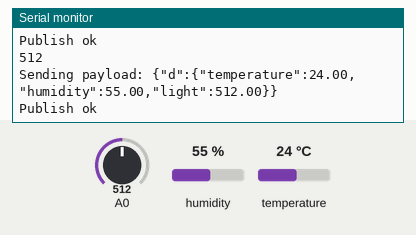
A sketch run on a simulated ESP8266 (NodeMCU). On the bench: the last lines printed to the serial monitor. The test bench sets the inputs (shaded band); at power-on: humidity 55 %, A0 = 512, temperature 24 °C. WiFi joins after 1.5 s; servers stay silent unless stated; no MQTT or app messages arrive unless stated.

Above: at 2.7 s.
2.8 s: humidity set to 22 %
At 3.43 s:
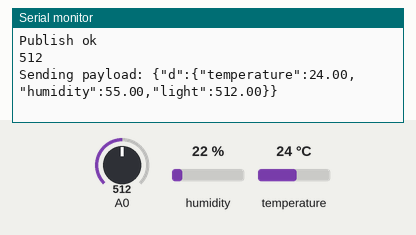
4.3 s: A0 set to 716
At 5.62 s:
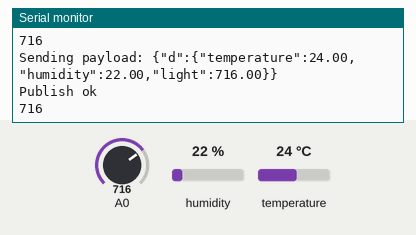
5.8 s: temperature set to 12 °C
At 5.85 s:
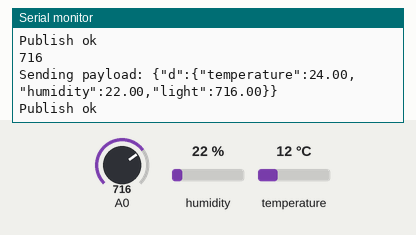
7.3 s: A0 set to 900
At 7.39 s:
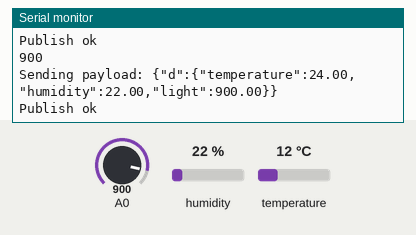
8.8 s: humidity set to 40 %
At 8.85 s:
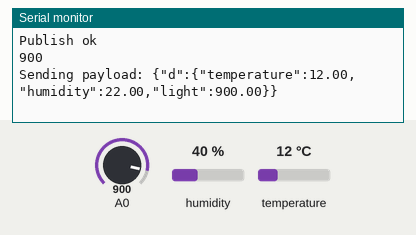
Timing chart, 0 to 11.3 s (numbered marks = the images above; inputs shaded):
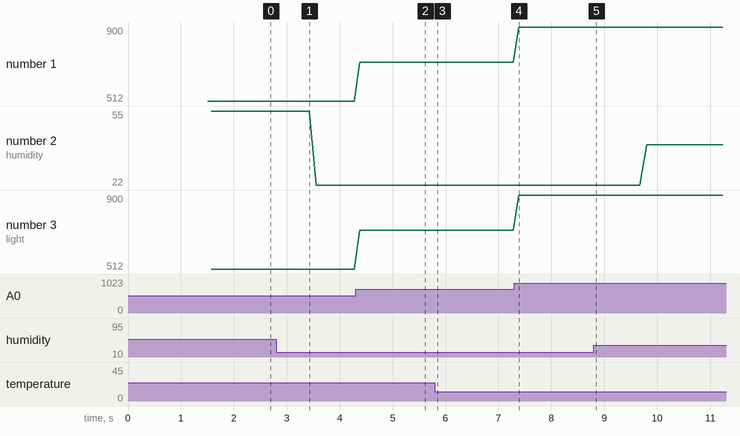

The sketch:

SmartWeatherMonitor.ino
```cpp
#include <ESP8266WiFi.h>
#include <PubSubClient.h>

//-------- Customise these values -----------
const char* ssid = "Moto";
const char* password = "rohith123";
//String command;
#include "DHT.h"
#define DHTPIN D2    // what pin we're connected to
#define DHTTYPE DHT11   // define type of sensor DHT 11
DHT dht (DHTPIN, DHTTYPE);

#define ORG "b31y4y"
#define DEVICE_TYPE "rohith"
#define DEVICE_ID "1999"
#define TOKEN "12345678"
//-------- Customise the above values --------

char server[] = ORG ".messaging.internetofthings.ibmcloud.com";
char topic[] = "iot-2/evt/Data/fmt/json";
char authMethod[] = "use-token-auth";
char token[] = TOKEN;
char clientId[] = "d:" ORG ":" DEVICE_TYPE ":" DEVICE_ID;

WiFiClient wifiClient;
PubSubClient client(server, 1883,wifiClient);

void setup() {
 Serial.begin(115200);
 Serial.println();
 dht.begin();
 Serial.print("Connecting to ");
 Serial.print(ssid);
 WiFi.begin(ssid, password);
 while (WiFi.status() != WL_CONNECTED) {
 delay(500);
 Serial.print(".");
 }
 Serial.println("");

 Serial.print("WiFi connected, IP address: ");
 Serial.println(WiFi.localIP());
}

void loop() {
   int light=analogRead(A0);
  // put your main code here, to run repeatedly:
  Serial.println(light);
float h = dht.readHumidity();
float t = dht.readTemperature();

if (isnan(h) || isnan(t) || isnan(light))
{
Serial.println("Failed to read from DHT sensor!");
delay(1000);
return;
}
PublishData(t,h,light);
 if (!client.loop()) {
    mqttConnect();
  }
delay(100);
}
void mqttConnect() {


  if (!client.connected()) {
    Serial.print("Reconnecting MQTT client to "); Serial.println(server);
    while (!client.connect(clientId, authMethod, token)) {
      Serial.print(".");
      delay(500);
    }
    initManagedDevice();
    Serial.println();
  }
}
void initManagedDevice() {
  if (client.subscribe(topic)) {
    Serial.println("subscribe to cmd OK");
  } else {
    Serial.println("subscribe to cmd FAILED");
  }
}

void PublishData(float temp, float humid, float light){
 if (!client.connected()) {
 Serial.print("Reconnecting client to ");
 Serial.println(server);
 while (!!!client.connect(clientId, authMethod, token)) {
 Serial.print(".");
 delay(500);
 }
 Serial.println();
 }
  String payload = "{\"d\":{\"temperature\":";
  payload += temp;
  payload+="," "\"humidity\":";
  payload += humid;
    payload +="," "\"light\":";
  payload += light;
  payload += "}}";
 Serial.print("Sending payload: ");
 Serial.println(payload);

 if (client.publish(topic, (char*) payload.c_str())) {
 Serial.println("Publish ok");
 } else {
 Serial.println("Publish failed");
 }
}
```

Measured:
- after the input at 4.3 s, the serial monitor: prints a new line after 0.08 s (image 2)
- after the input at 7.3 s, the serial monitor: prints a new line after 0.08 s (image 4)
- plotted number 1: 512 → 716 after the input at 4.3 s, 716 → 900 after the input at 7.3 s
- plotted number 2: 55 → 22 after the input at 2.8 s, 22 → 40 after the input at 8.8 s
- plotted number 3: 512 → 716 after the input at 4.3 s, 716 → 900 after the input at 7.3 s
